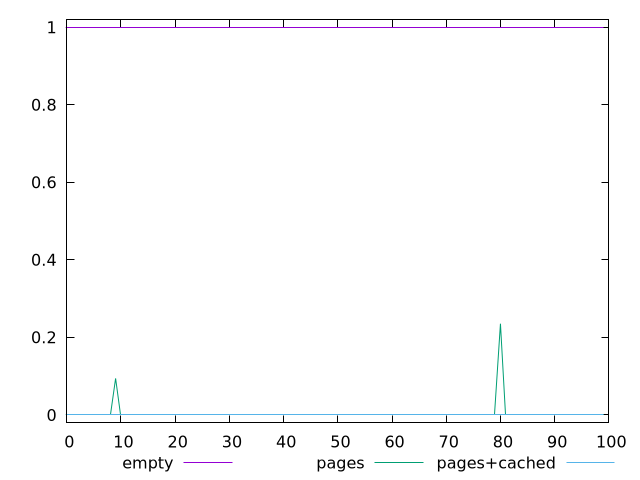

Generate this figure with gnuplot:
$_empty <<EOF
1
1
1
1
1
1
1
1
1
1
1
1
1
1
1
1
1
1
1
1
1
1
1
1
1
1
1
1
1
1
1
1
1
1
1
1
1
1
1
1
1
1
1
1
1
1
1
1
1
1
1
1
1
1
1
1
1
1
1
1
1
1
1
1
1
1
1
1
1
1
1
1
1
1
1
1
1
1
1
1
1
1
1
1
1
1
1
1
1
1
1
1
1
1
1
1
1
1
1
1
EOF
$_pages <<EOF
0
0
0
0
0
0
0
0
0
0.09411764705882353
0
0
0
0
0
0
0
0
0
0
0
0
0
0
0
0
0
0
0
0
0
0
0
0
0
0
0
0
0
0
0
0
0
0
0
0
0
0
0
0
0
0
0
0
0
0
0
0
0
0
0
0
0
0
0
0
0
0
0
0
0
0
0
0
0
0
0
0
0
0
0.23529411764705882
0
0
0
0
0
0
0
0
0
0
0
0
0
0
0
0
0
0
0
EOF
$_pagesCached <<EOF
0
0
0
0
0
0
0
0
0
0
0
0
0
0
0
0
0
0
0
0
0
0
0
0
0
0
0
0
0
0
0
0
0
0
0
0
0
0
0
0
0
0
0
0
0
0
0
0
0
0
0
0
0
0
0
0
0
0
0
0
0
0
0
0
0
0
0
0
0
0
0
0
0
0
0
0
0
0
0
0
0
0
0
0
0
0
0
0
0
0
0
0
0
0
0
0
0
0
0
0
EOF
set key outside below
set terminal pngcairo
set output "report_00005_2020-11-02T22-26-11.212Z/uses-text-compression/uses-text-compression_empty_pages_pages+cached.png"
set yrange [-0.02:1.02]
plot $_empty title "empty" with line ,$_pages title "pages" with line ,$_pagesCached title "pages+cached" with line ,
